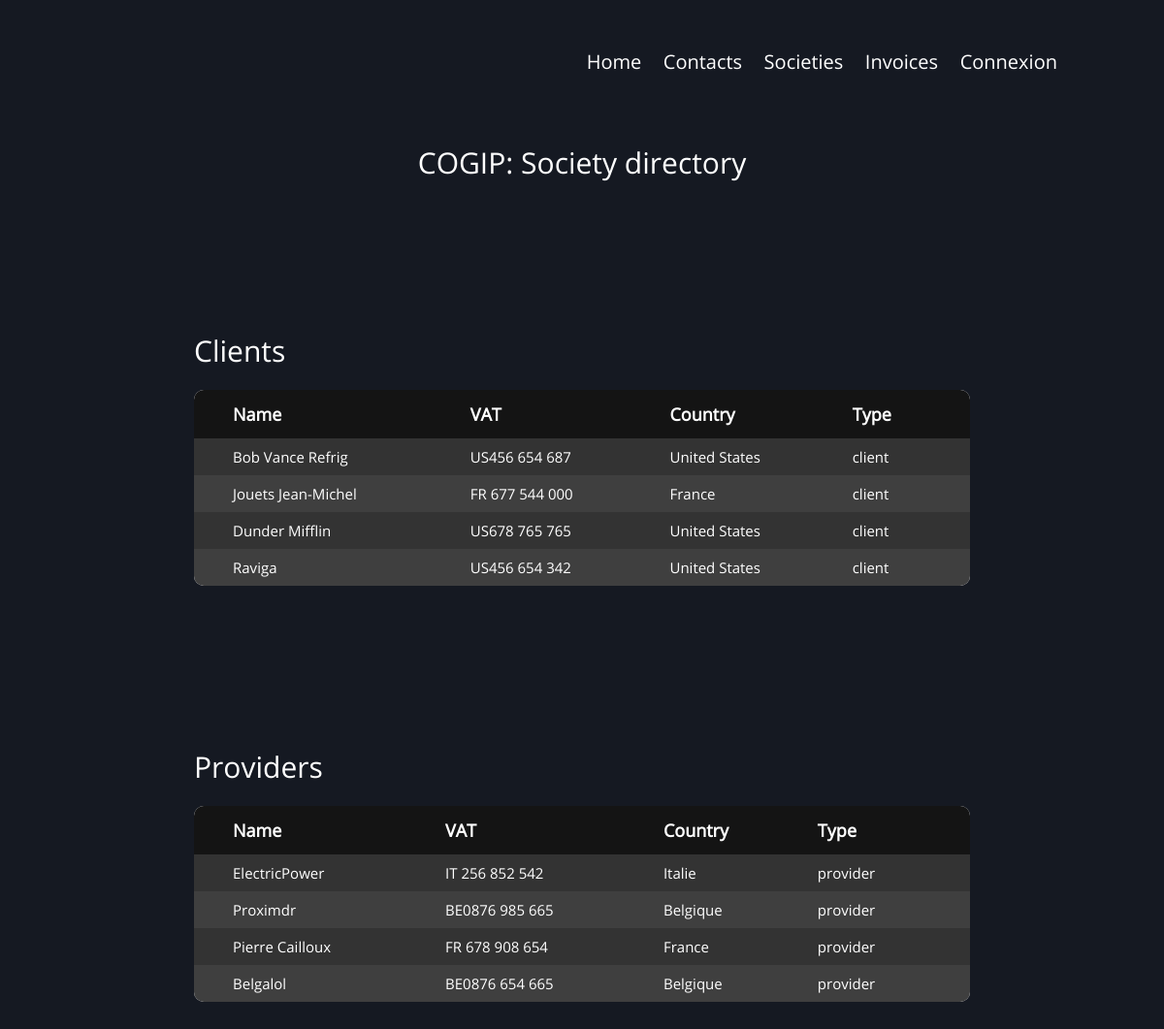
Page /Societies on the committed database.
### tables this page shows
CREATE TABLE IF NOT EXISTS `societies` (
  `id` int(10) UNSIGNED NOT NULL AUTO_INCREMENT,
  `name` varchar(60) NOT NULL,
  `vat` varchar(50) NOT NULL,
  `country` varchar(40) NOT NULL,
  `type` varchar(50) NOT NULL,
  PRIMARY KEY (`id`)
);

### models/Model.php (called while the page is built, shortened)
<?php
abstract class Model{
    private static $_bdd;
    private static function setBdd(){
        self::$_bdd = new PDO('mysql:host='.self::db_host.';dbname='.self::db_name.';charset=UTF8',self::db_user,self::db_pass);
        self::$_bdd -> setAttribute(PDO::ATTR_ERRMODE, PDO::ERRMODE_WARNING);
        self::$_bdd -> setAttribute(PDO::ATTR_DEFAULT_FETCH_MODE, PDO::FETCH_ASSOC);
    }
    protected function getBdd(){
        return self::$_bdd;
    }
    protected function getAll($tableName, $objectName){
        $dataTable = [];
        $req = self::getBdd()->prepare('SELECT * FROM '.$tableName.' ORDER BY id DESC');
        $req->execute();
        while( $data = $req->fetch(PDO::FETCH_ASSOC)){
            $dataTable[] = new $objectName($data);
        }
        return $dataTable;
    }
}

### models/SocietyManager.php (called while the page is built, shortened)
<?php
class SocietyManager extends Model{
    public function getSocieties(){
        return $this->getAll('societies', 'Society');
    }
}

### index.php (called while the page is built, shortened)
<?php
$router = new Router();
$router -> routeRequest();

### models/Society.php (called while the page is built, shortened)
<?php
class Society {
    private $_id;
    private $_name;
    private $_vat;
    private $_country;
    private $_type;
    public function hydrate(array $data){
        foreach($data as $key => $value){
            $method = 'set'.ucfirst($key);
        }
    }
    public function setId($id){
        $id = (int) $id;
        if($id > 0) $this->_id = $id;
    }
    public function setName($name){
        if(is_string($name)) $this->_name = $name;
    }
    public function setVat($vat){
        if(is_string($vat)) $this->_vat = $vat;
    }
    public function setCountry($country){
        if(is_string($country)) $this->_country = $country;
    }
    public function setType($type){
        if(is_string($type)) $this->_type = $type;
    }
    public function id()      { return $this->_id;      }
    public function vat()     { return $this->_vat;     }
    public function name()    { return $this->_name;    }
    public function country() { return $this->_country; }
    public function type()    { return $this->_type;    }
}

### views/viewSocieties.php (the view, shortened to what this page needs)
<?php
    $clientDirectory = '';
    foreach($societies as $society ){
        if($society->type() == 'client'){
            $clientDirectory .=
                '<tr data-href="DetailSociety?'.$society->id().'">
                    <td class="column1">'.$society->name()   .'</td>
                    <td class="column2">'.$society->vat()    .'</td>
                    <td class="column3">'.$society->country().'</td>
                    <td class="column4">'.$society->type()   .'</td>
                </tr>'
            ;
    }}
    $providerDirectory = '';
    foreach($societies as $society ){
        if($society->type() == 'provider'){
            $providerDirectory .=
                '<tr data-href="DetailSociety?'.$society->id().'">
                    <td class="column1">'.$society->name()   .'</td>
                    <td class="column2">'.$society->vat()    .'</td>
                    <td class="column3">'.$society->country().'</td>
                    <td class="column4">'.$society->type()   .'</td>
                </tr>'
            ;
    }}
?>
<h2>COGIP: Society directory</h2>
<section class="containerTables">
    <div class='tableContainer'>
        <table class="tableSociety">
            <h3>Clients</h3>
            <thead>
                <tr class="tableHead">
                    <th class="column1">Name</th>
                    <th class="column2">VAT</th>
                    <th class="column3">Country</th>
                    <th class="column4">Type</th>
                </tr>
            </thead>
            <tbody>
                <?= $clientDirectory; ?>
            </tbody>
        </table>
    </div>
    <div class='tableContainer'>
        <table class="tableSociety">
            <h3>Providers</h3>
            <thead>
                <tr class="tableHead">
                    <th class="column1">Name</th>
                    <th class="column2">VAT</th>
                    <th class="column3">Country</th>
                    <th class="column4">Type</th>
                </tr>
            </thead>
            <tbody>
                <?= $providerDirectory; ?>
            </tbody>
        </table>
    </div>
</section>

### assets/css/style.css (style rules this page uses)
html, body, p, ol, ul, li, dl, dt, dd, blockquote, figure, fieldset, legend, textarea, pre, iframe, hr, h1, h2, h3, h4, h5, h6 { margin: 0; padding: 0; }
h1, h2, h3, h4, h5, h6 { font-size: 100%; font-weight: normal; }
html { -webkit-box-sizing: border-box; box-sizing: border-box; font-size: 62.5%; }
*, *::before, *::after { -webkit-box-sizing: inherit; box-sizing: inherit; }
table { border-collapse: collapse; border-spacing: 0; }
td, th { padding: 0; }
table { border-spacing: 1; border-collapse: collapse; background: var(--clr-white); border-radius: 1rem; overflow: hidden; margin: 0 auto; width: 80rem; }
.tableHead th { font-family: var(--font-main); font-size: 1.8em; color: var(--clr-white); }
table thead { height: 5rem; background: var(--clr-table-th); }
tbody { height: 5rem; }
table :is(td, th) { text-align: left; padding: 0.8rem; }
tbody tr:nth-child(even) { background-color: var(--clr-bg-tr2); }
tbody tr { font-family: var(--font-main); font-size: 1.5em; color: var(--clr-white); background-color: var(--clr-bg-tr); line-height: 1.2; font-weight: unset; cursor: pointer; }
.column1, .column2, .column3, .column4, .column5 { padding: 1rem 2rem; }
.column1 { padding-left: 4rem; }
.column4 { padding-right: 4rem; }
:root { --clr-main: rgb(21, 25, 34); --clr-secondary: rgb(226, 226, 226); --clr-accent: rgb(73, 191, 171); --clr-null: rgb(128, 128, 128); --clr-white: rgb(255, 255, 255); --clr-black: rgb(0, 0, 0); --clr-error: rgb(209, 30, 30); --clr-success: rgb(2, 189, 2); --clr-table-th: rgb(20, 20, 20); --clr-table-tr: rgb(245, 245, 245); --clr-bg-tr: rgb(51, 51, 51); --clr-bg-tr2: rgb(63, 63, 63); --clr-bg-tr-hover: rgb(152, 255, 198); --clr-text-tr-hover: rgb(41, 41, 41); --font-main: 'OpenSans-Regular'; --fontS-error: 1.2em; }
html { background-color: var(--clr-main); }
h2 { text-align: center; }
h2, h3 { font-size: 3rem; color: var(--clr-white); font-family: var(--font-main); margin: 2rem 0; }
.tableContainer { margin: 0 auto; width: -webkit-fit-content; width: -moz-fit-content; width: fit-content; padding: 3.3rem 3rem; }
.tableContainer h3 { margin-top: 10rem; }

### rows in the picture
societies: name "Bob Vance Refrig", vat "US456 654 687", country "United States", type "client"
societies: name "Jouets Jean-Michel", vat "FR 677 544 000", country "France", type "client"
societies: name "Dunder Mifflin", vat "US678 765 765", country "United States", type "client"
societies: name "Raviga", vat "US456 654 342", country "United States", type "client"
societies: name "ElectricPower", vat "IT 256 852 542", country "Italie", type "provider"
societies: name "Proximdr", vat "BE0876 985 665", country "Belgique", type "provider"
societies: name "Pierre Cailloux", vat "FR 678 908 654", country "France", type "provider"
societies: name "Belgalol", vat "BE0876 654 665", country "Belgique", type "provider"
